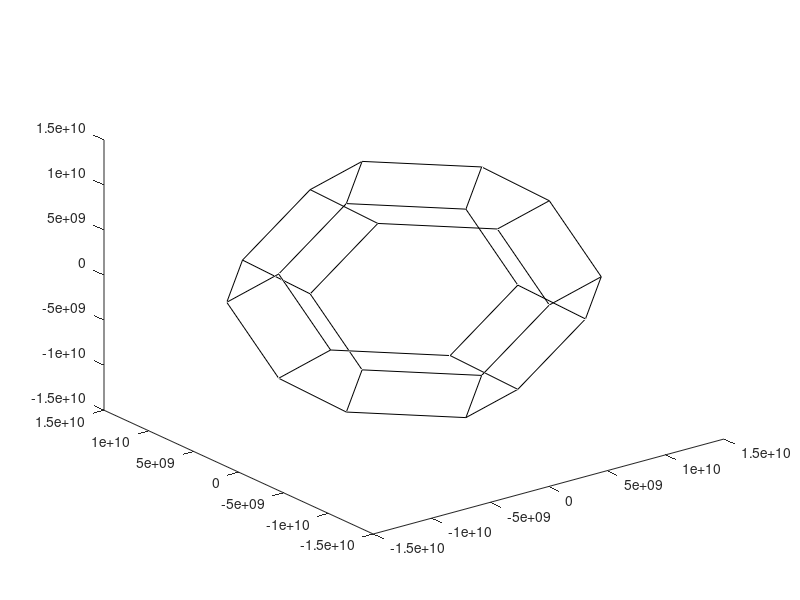

Reproduce this figure in MATLAB. (Note: this script raises an error after producing the figure.)
%% BS_SI.M [SILICIO - BANDE E POPOLAMENTO]
% riproduce la popolazione degli stati nella prima zona di Brilluoin
clear all
close all

% Definizione delle costanti
q=1.6e-19;%[C]
hb=6.626e-34/2/pi;%[Js]
m0=9.1e-31;%[kg]
k=1.38e-23;%[JK-1]
ml_Si=0.9163*m0;%[kg]
mt_Si=0.1905*m0;%[kg]
mhh_Si=0.537*m0;%[kg]
mlh_Si=0.153*m0;%[kg]
Nc_Si=3.22e19;%[cm-3]
Nv_Si=1.83e19;%[cm-3]
ml_Ge=1.588*m0;%[kg]
mt_Ge=0.08152*m0;%[kg]
mhh_Ge=0.347*m0;%[kg]
mlh_Ge=0.0429*m0;%[kg]
m_GaAs=0.067*m0;%[kg]
mhh_GaAs=0.51*m0;%[kg]
mlh_GaAs=0.082*m0;%[kg]
a_Si=5.43e-10;%[m] lattice constant
a_Ge=5.646e-10;%[m] lattice constant
a_GaAs=5.6533e-10;%[m] lattice constant
Ev=0;%[eV]
Ec=1.12;%[eV] Si gap

% Parametri liberi 

% scelgo parametri silicio
T=300;%[K] 
Ef= 0.56;%[eV]
Nc=Nc_Si;
Nv=Nv_Si;
Ntot=1e22/(Nc*Nv)^0.5/exp(-q*Ec/2/k/T)/exp(abs(Ef-Ec/2)*q/k/T);%[1] normalizzazione
ml=ml_Si;%[kg] 
mt=mt_Si;%[kg]
mhh=mhh_Si;%[kg]
mlh=mlh_Si;%[kg]
a=a_Si;%[m]
b=2*pi/a;%[m-1]
kx0=0.8*2*pi/a;%[m-1] coordinata kx del minimo CB-Si
ky0=0;%[m-1] coordinata ky del minimo CB-Si
kz0=0;%[m-1] coordinata kz del minimo CB-Si
CBmin=[kx0 0 0
-kx0 0 0
0 kx0 0
0 -kx0 0
0 0 kx0
0 0 -kx0];%[m-1] coordinate minimi CB

%% Grafica BZ
figure(1)
plot3([b b],[b/2 0],[0 b/2],'k')
hold on
plot3([b b],[-b/2 0],[0 -b/2],'k')
plot3([b b],[b/2 0],[0 -b/2],'k')
plot3([b b],[-b/2 0],[0 b/2],'k')

plot3([-b -b],[b/2 0],[0 b/2],'k')
plot3([-b -b],[-b/2 0],[0 -b/2],'k')
plot3([-b -b],[b/2 0],[0 -b/2],'k')
plot3([-b -b],[-b/2 0],[0 b/2],'k')

plot3([b/2 0],[b b],[0 b/2],'k')
plot3([-b/2 0],[b b],[0 -b/2],'k')
plot3([b/2 0],[b b],[0 -b/2],'k')
plot3([-b/2 0],[b b],[0 b/2],'k')

plot3([b/2 0],[-b -b],[0 b/2],'k')
plot3([-b/2 0],[-b -b],[0 -b/2],'k')
plot3([b/2 0],[-b -b],[0 -b/2],'k')
plot3([-b/2 0],[-b -b],[0 b/2],'k')

plot3([b/2 0],[0 b/2],[b b],'k')
plot3([-b/2 0],[0 -b/2],[b b],'k')
plot3([b/2 0],[0 -b/2],[b b],'k')
plot3([-b/2 0],[0 b/2],[b b],'k')

plot3([b/2 0],[0 b/2],[-b -b],'k')
plot3([-b/2 0],[0 -b/2],[-b -b],'k')
plot3([b/2 0],[0 -b/2],[-b -b],'k')
plot3([-b/2 0],[0 b/2],[-b -b],'k')

plot3([b b/2],[b/2 b],[0 0],'k')
plot3([-b -b/2],[-b/2 -b],[0 0],'k')
plot3([b b/2],[-b/2 -b],[0 0],'k')
plot3([-b -b/2],[b/2 b],[0 0],'k')

plot3([0 0],[b b/2],[b/2 b],'k')
plot3([0 0],[-b -b/2],[-b/2 -b],'k')
plot3([0 0],[b b/2],[-b/2 -b],'k')
plot3([0 0],[-b -b/2],[b/2 b],'k')

plot3([b/2 b],[0 0],[b b/2],'k')
plot3([-b/2 -b],[0 0],[-b -b/2],'k')
plot3([-b/2 -b],[0 0],[b b/2],'k')
plot3([b/2 b],[0 0],[-b -b/2],'k')

%plot3([CBmin(1,1) CBmin(2,1)],[CBmin(1,2) CBmin(2,2)],[CBmin(1,3) CBmin(2,3)],'r')
%plot3([CBmin(3,1) CBmin(4,1)],[CBmin(3,2) CBmin(4,2)],[CBmin(3,3) CBmin(4,3)],'r')
%plot3([CBmin(5,1) CBmin(6,1)],[CBmin(5,2) CBmin(6,2)],[CBmin(5,3) CBmin(6,3)],'r')

%% Calcolo - Banda di Conduzione
f_c=exp(-q*(Ec-Ef)/k/T);%[1]
f_v=exp(q*(Ev-Ef)/k/T);%[1]
Ne=100;%[1] numero di step in energia
dE=k*T/q/10;%[eV]

for ik=1:Ne
E(ik)=(ik-0.5)*dE;%[eV] rispetto alla CB

% Banda di Conduzione
f_cb=exp(-q*(E(ik)+Ec-Ef)/k/T);%[1]
n=f_cb*Ntot;
ak=(2*ml*q*E(ik))^0.5/hb;%[m-1] asse kx dell'ellissoide
bk=(2*mt*q*E(ik))^0.5/hb;%[m-1] asse ky-kz dell'ellissoide
[ ex, ey, ez ] = ellipsoidrand (ak,bk,bk,n);
plot3(ex+kx0,ey,ez,'.b')
[ ex, ey, ez ] = ellipsoidrand (ak,bk,bk,n);
plot3(ex-kx0,ey,ez,'.b')
[ ex, ey, ez ] = ellipsoidrand (bk,ak,bk,n);
plot3(ex,ey+kx0,ez,'.b')
[ ex, ey, ez ] = ellipsoidrand (bk,ak,bk,n);
plot3(ex,ey-kx0,ez,'.b')
[ ex, ey, ez ] = ellipsoidrand (bk,bk,ak,n);
plot3(ex,ey,ez+kx0,'.b')
[ ex, ey, ez ] = ellipsoidrand (bk,bk,ak,n);
plot3(ex,ey,ez-kx0,'.b')

% Banda di Valenza
f_vb=exp(q*(-E(ik)+Ev-Ef)/k/T);%[1]
n=f_vb*Ntot;
ak=(2*mhh*q*E(ik))^0.5/hb;%[m-1] asse kx-ky-kz dell'ellissoide (sfera)
[ ex, ey, ez ] = ellipsoidrand (ak,ak,ak,n);
plot3(ex,ey,ez,'.r')  %lacune pesanti
ak=(2*mlh*q*E(ik))^0.5/hb;%[m-1] asse kx-ky-kz dell'ellissoide (sfera)
[ ex, ey, ez ] = ellipsoidrand (ak,ak,ak,n);
plot3(ex,ey,ez,'.m') %lacune leggere

end

xlabel('k_x')
ylabel('k_y')
zlabel('k_z')